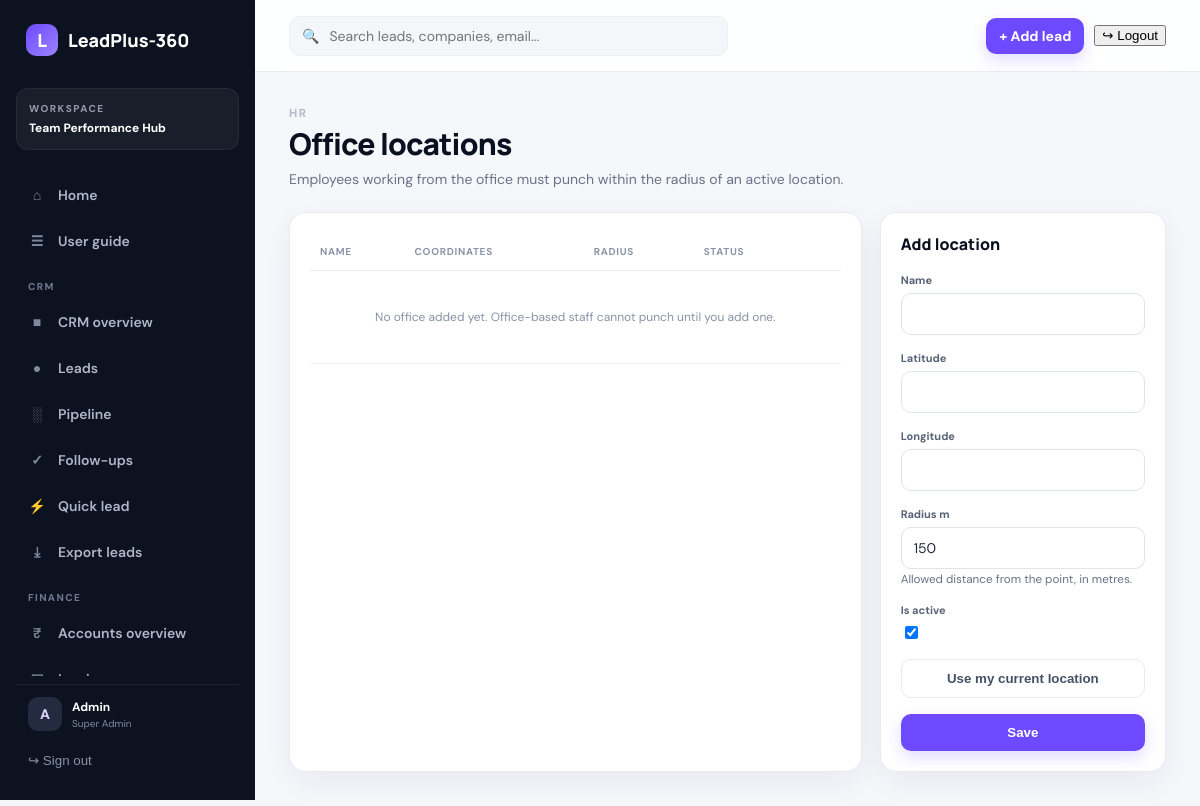
/attendance/manage/offices/ (signed in), run on the app's committed database.
### Control/models.py (models this page shows, shortened)
class OrganizationSettings(models.Model):
    name = models.CharField(max_length=160, default="LeadPlus-360")
    tagline = models.CharField(max_length=200, blank=True)
    logo = models.ImageField(upload_to="organization/", blank=True, null=True)
    primary_color = models.CharField(max_length=7, default="#6d4aff")
    currency = models.CharField(max_length=3, default="INR")
    tax_id = models.CharField(max_length=80, blank=True)
    billing_email = models.EmailField(blank=True)
    phone = models.CharField(max_length=40, blank=True)
    address = models.TextField(blank=True)
    invoice_prefix = models.CharField(max_length=12, default="INV")
    updated_at = models.DateTimeField(auto_now=True)
    class Meta:
        verbose_name = "Organization settings"
        verbose_name_plural = "Organization settings"
    @classmethod
    def get_solo(cls):
        obj, _ = cls.objects.get_or_create(pk=1)
        return obj

class Role(models.Model):
    name = models.SlugField(max_length=40, unique=True, help_text="Internal key, set once.")
    label = models.CharField(max_length=80)
    description = models.TextField(blank=True)
    level = models.PositiveSmallIntegerField(
        default=100, help_text="Seniority for ordering. Lower numbers are more senior."
    )
    is_active = models.BooleanField(default=True)
    is_system = models.BooleanField(default=False, help_text="Built-in role; cannot be deleted.")
    can_use_crm = models.BooleanField("Can use CRM", default=False)
    sees_all_leads = models.BooleanField("Sees every lead", default=False)
    sees_team_leads = models.BooleanField(
        "Sees leads of direct reports", default=False,
        help_text="Also sees leads owned by employees who report to this user.",
    )
    can_manage_team = models.BooleanField(
        "Team manager", default=False, help_text="Team performance views and data entry."
    )
    can_manage_hr = models.BooleanField(
        "HR access", default=False, help_text="Employees, onboarding, attendance admin, KPIs, TV displays."
    )
    can_manage_accounts = models.BooleanField(
        "Accounts access", default=False, help_text="Customers, invoices, payments, expenses and reports."
    )
    is_privileged = models.BooleanField(
        "Privileged", default=False, help_text="Only a Super Admin may assign this role."
    )
    is_super_admin = models.BooleanField(
        "Super Admin", default=False, help_text="Complete rights, including roles and workflows."
    )
    permissions = models.ManyToManyField(
        "auth.Permission",
        blank=True,
        help_text="Additional permissions granted to users with this role.",
    )
    class Meta:
        ordering = ["level", "label"]

### Attendance/views.py (the view)
# urls.py: path("manage/offices/", views.offices, name="attendance_offices"),
@hr_required
def offices(request, pk=None):
    instance = get_object_or_404(OfficeLocation, pk=pk) if pk else None
    if request.method == "POST":
        form = OfficeForm(request.POST, instance=instance)
        if form.is_valid():
            form.save()
            messages.success(request, "Office location saved.")
            return redirect("attendance_offices")
    else:
        form = OfficeForm(instance=instance)
    return render(request, "Attendance/offices.html", {
        "form": form, "offices": OfficeLocation.objects.all(), "editing": instance,
    })

### Attendance/views.py
class OfficeForm(forms.ModelForm):
    class Meta:
        model = OfficeLocation
        fields = ["name", "latitude", "longitude", "radius_m", "is_active"]
    def __init__(self, *args, **kwargs):
        super().__init__(*args, **kwargs)
        for name, field in self.fields.items():
            if not isinstance(field.widget, forms.CheckboxInput):
                field.widget.attrs.setdefault("class", "form-control")
        self.fields["latitude"].widget.attrs["step"] = "any"
        self.fields["longitude"].widget.attrs["step"] = "any"

### Control/context_processors.py (called while the page is built)
def navigation(request):
    user = request.user
    if not user.is_authenticated:
        return {"organization": OrganizationSettings.get_solo()}
    profile = getattr(user, "profile", None)
    return {
        "nav": {
            "crm": can_use_crm(user),
            "accounts": can_manage_accounts(user),
            "hr": is_hr(user),
            "admin": is_admin(user),
            "manager": can_manage_team(user),
            "staff": user.is_staff,
            "role_label": (profile.role.label if profile and profile.role_id else ("Administrator" if user.is_superuser else "Team member")),
            "employee": getattr(user, "employee", None),
        }, "organization": OrganizationSettings.get_solo(),
    }

### Control/permissions.py (called while the page is built)
def has_flag(user, flag):
    if not getattr(user, "is_authenticated", False):
        return False
    if user.is_superuser:
        return True
    role = role_of(user)
    return bool(role and getattr(role, flag))

def is_admin(user):
    return has_flag(user, "is_super_admin")

def is_hr(user):
    return has_flag(user, "can_manage_hr")

def can_use_crm(user):
    return has_flag(user, "can_use_crm")

def can_manage_team(user):
    return has_flag(user, "can_manage_team")

def can_manage_accounts(user):
    return has_flag(user, "can_manage_accounts")

def permission_required(check):
    def decorator(view):
        @wraps(view)
        @login_required
        def wrapper(request, *args, **kwargs):
            if not check(request.user):
                raise PermissionDenied
            return view(request, *args, **kwargs)
        return wrapper
    return decorator

### Attendance/templates/Attendance/offices.html (shortened to what this page needs)
{% extends "leadplus_base.html" %}{% block title %}Office locations · LeadPlus-360{% endblock %}
{% block content %}
<div class="page-head"><div><span class="eyebrow">HR</span><h1>Office locations</h1><p>Employees working from the office must punch within the radius of an active location.</p></div></div>
<div class="grid-2-1">
<section class="card"><div class="table-wrap"><table><thead><tr><th>Name</th><th>Coordinates</th><th>Radius</th><th>Status</th><th></th></tr></thead><tbody>
{% for o in offices %}<tr><td><b>{{ o.name }}</b></td><td>{{ o.latitude }}, {{ o.longitude }}</td><td>{{ o.radius_m }} m</td><td>{% if o.is_active %}<span class="pill active">Active</span>{% else %}<span class="pill none">Off</span>{% endif %}</td>
<td class="row-gap"><a class="text-link" href="{% url 'attendance_office_edit' o.pk %}">Edit</a>
<form method="post" action="{% url 'attendance_office_delete' o.pk %}" onsubmit="return confirm('Delete this location?')">{% csrf_token %}<button class="danger-btn">Delete</button></form></td></tr>
{% empty %}<tr><td colspan="5"><div class="empty">No office added yet. Office-based staff cannot punch until you add one.</div></td></tr>{% endfor %}</tbody></table></div></section>
<section class="card"><div class="card-head"><div><h2>{% if editing %}Edit location{% else %}Add location{% endif %}</h2></div>{% if editing %}<a class="text-link" href="{% url 'attendance_offices' %}">Add new</a>{% endif %}</div>
<form method="post" class="stack">{% csrf_token %}{{ form.non_field_errors }}
{% for f in form %}<div class="field"><label>{{ f.label }}</label>{{ f }}{% for e in f.errors %}<small class="error">{{ e }}</small>{% endfor %}{% if f.help_text %}<small class="muted">{{ f.help_text }}</small>{% endif %}</div>{% endfor %}
<button type="button" class="ghost-btn" id="useHere">Use my current location</button><button class="primary-btn full">Save</button></form></section>
</div>
{% endblock %}

### templates/leadplus_base.html (shortened to what this page needs)
{% load static %}
<!doctype html><html lang="en"><head>
<link rel="stylesheet" href="{% static 'leadplus/app.css' %}">
<link rel="stylesheet" href="{% static 'leadplus/modules.css' %}?v=2">
<link rel="stylesheet" href="{% static 'leadplus/accounts.css' %}">
</head><body>
{% with url=request.resolver_match.url_name %}
<div class="app-shell">
<aside class="sidebar" id="sidebar">
  <a class="brand" href="{% url 'home' %}">{% if organization.logo %}<img class="brand-logo" src="{{ organization.logo.url }}" alt="{{ organization.name }}">{% else %}<span class="brand-mark">{{ organization.name|first|upper }}</span>{% endif %}<span>{{ organization.name }}</span></a>
  <div class="workspace"><small>WORKSPACE</small><strong>Team Performance Hub</strong></div>
<nav>
    <a class="{% if url == 'home' %}active{% endif %}" href="{% url 'home' %}"><i>⌂</i> Home</a>
    <a class="{% if url == 'guide' %}active{% endif %}" href="{% url 'guide' %}"><i>☰</i> User guide</a>
    {% if nav.crm %}
    <div class="nav-label">CRM</div>
    <a class="{% if url == 'leadplus_dashboard' %}active{% endif %}" href="{% url 'leadplus_dashboard' %}"><i>■</i> CRM overview</a>
    <a class="{% if url == 'leads' or url == 'lead_detail' or url == 'lead_edit' or url == 'lead_create' %}active{% endif %}" href="{% url 'leads' %}"><i>●</i> Leads</a>
    <a class="{% if url == 'pipeline' %}active{% endif %}" href="{% url 'pipeline' %}"><i>░</i> Pipeline</a>
    <a class="{% if url == 'tasks' or url == 'add_task' %}active{% endif %}" href="{% url 'tasks' %}"><i>✓</i> Follow-ups</a>
    <a class="{% if url == 'quick_lead' %}active{% endif %}" href="{% url 'quick_lead' %}"><i>⚡</i> Quick lead</a>
    <a class="{% if url == 'export_leads' %}active{% endif %}" href="{% url 'export_leads' %}"><i>⤓</i> Export leads</a>
    {% endif %}
    {% if nav.accounts %}
    <div class="nav-label">Finance</div>
    <a class="{% if url == 'accounts_dashboard' %}active{% endif %}" href="{% url 'accounts_dashboard' %}"><i>₹</i> Accounts overview</a>
    <a class="{% if url == 'account_invoices' or url == 'account_invoice_create' or url == 'account_invoice_detail' %}active{% endif %}" href="{% url 'account_invoices' %}"><i>▣</i> Invoices</a>
    {% endif %}
  </nav>
  <div class="sidebar-bottom">
    <a class="user-mini" href="{% url 'profile' %}"><span class="avatar">{{ request.user.username|first|upper }}</span><div><b>{{ request.user.get_full_name|default:request.user.username }}</b><small>{{ nav.role_label|default:"Team member" }}</small></div></a>
    <form action="{% url 'logout' %}" method="post">{% csrf_token %}<button type="submit" class="logout">↪ Sign out</button></form>
  </div>
</aside>
<main class="main">
<header class="topbar"><button class="mobile-menu" onclick="document.getElementById('sidebar').classList.toggle('open')">☰</button>
 {% if nav.crm %}<div class="top-search">🔍 <input id="globalSearch" placeholder="Search leads, companies, email..." autocomplete="off"></div>{% else %}<div class="top-search"></div>{% endif %}
 <div class="top-actions">{% if nav.crm %}<a class="primary-btn small" href="{% url 'lead_create' %}">+ Add lead</a>{% endif %}<form action="{% url 'logout' %}" method="post" class="top-logout-form">{% csrf_token %}<button type="submit" class="top-logout">↪ Logout</button></form></div>
</header>
<div class="content">
{% block content %}{% endblock %}
</div>
</main></div>
{% endwith %}
</body></html>

### LeadManager/static/leadplus/modules.css (style rules this page uses)
.nav-label { font-size:10px;font-weight:800;letter-spacing:1.4px;color:#6f7890;margin:14px 12px 4px;text-transform:uppercase }
.user-mini { text-decoration:none }
.form-control,.lead-form select,.lead-form input[type=text],.filters select { width:100%;padding:10px 12px;border:1px solid #dfe3eb;border-radius:10px;font:inherit;background:#fff }
.stack { display:grid;gap:16px }
.muted { color:var(--muted) }
.page-head { display:flex;justify-content:space-between;align-items:center;gap:20px;margin-bottom:24px }
.page-head h1 { margin:.15rem 0 .35rem }
.eyebrow { font-size:.72rem;letter-spacing:.12em;font-weight:800;opacity:.65 }

### data on the page
OrganizationSettings: name|first "L", name "LeadPlus-360"
Role: role_label "Super Admin"

### other printed values
{{ request.user.username|first|upper }} "A"
{{ request.user.get_full_name|default:request.user.username }} "Admin"
{{ f.label }} "Name" "Latitude" "Longitude" "Radius m" "Is active"
{{ f.help_text }} "Allowed distance from the point, in metres."
